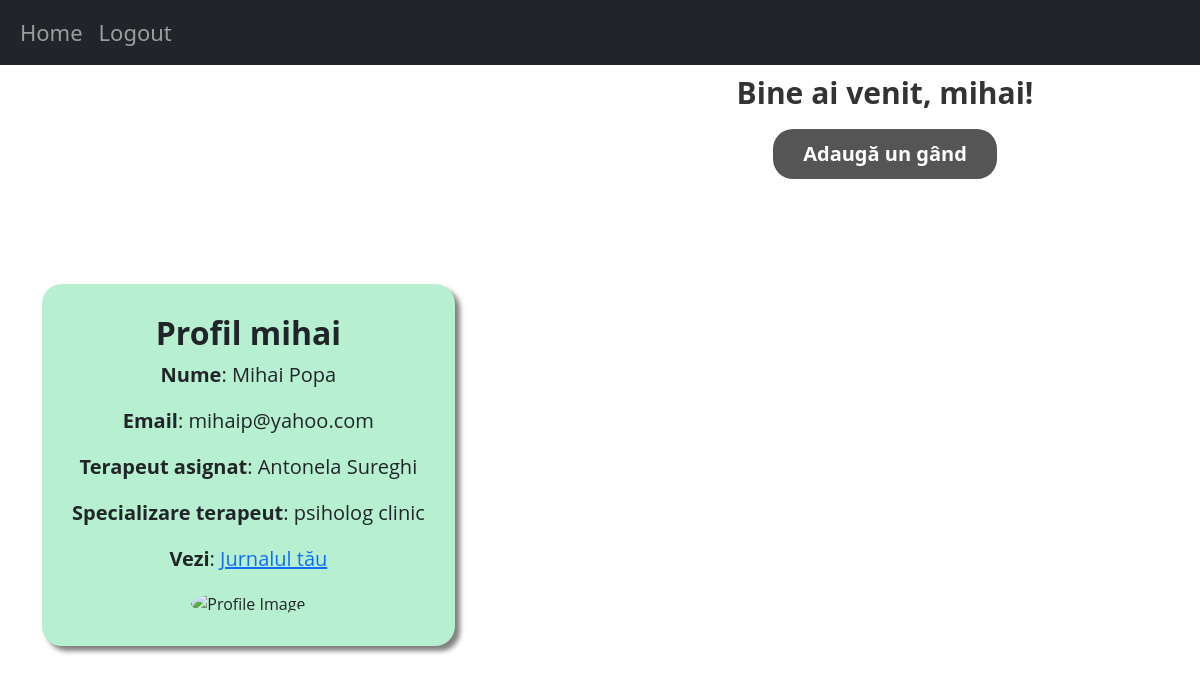
/home/pacient (signed in), run on the app's committed database.
### website/domain/models.py (models this page shows)
class User(db.Model, UserMixin):
    id = db.Column(db.Integer, primary_key=True)
    email = db.Column(db.String(150), unique=True)
    username = db.Column(db.String(150), unique=True)
    password = db.Column(db.String(150))
    email_confirmed_at = db.Column(db.DateTime(timezone=True), default=datetime.now())
    date_created = db.Column(db.DateTime(timezone=True), default=datetime.now())
    posts = db.relationship('Post', backref='user', passive_deletes=True)
    role = db.Column(db.String(100))

class Pacient(db.Model):
    __tablename__ = 'pacient'
    id = db.Column(db.Integer(), db.ForeignKey('user.id', ondelete='CASCADE'), primary_key=True)
    first_name = db.Column(db.String(50))
    last_name = db.Column(db.String(50))
    terapeut_asignat = db.Column(db.Integer, db.ForeignKey('terapeut.id', ondelete="CASCADE"), nullable=False)

class Terapeut(db.Model):
    __tablename__ = 'terapeut'
    id = db.Column(db.Integer(), db.ForeignKey('user.id', ondelete='CASCADE'), primary_key=True)
    first_name = db.Column(db.String(50))
    last_name = db.Column(db.String(50))
    function = db.Column(db.String(150))
    license = db.Column(db.String(150))
    activity_start_year = db.Column(db.Integer())

### website/controller/pacientView.py (the view)
    @staticmethod
    @views.route("/home/pacient")
    @login_required
    @__role_required('pacient')
    def home_Pacient():
        posts = Post.query.filter_by(author=current_user.id).all()
        pacienti = Pacient.query.filter_by(terapeut_asignat=current_user.id)
        lista_finala = []
        for post in posts:
            if post.date_created!= None and post.date_created.date() == date.today():
                lista_finala.append(post)
        if current_user.role == 'terapeut':
            return render_template("homeTerapeut.html", user=current_user, pacienti=pacienti)
        else:
            pacient = Pacient.query.filter_by(id=current_user.id).first()
            terap = Terapeut.query.filter_by(id=pacient.terapeut_asignat).first()
            return render_template("homePacient.html", user=current_user, posts=lista_finala,pacient=pacient,terapeut=terap)

### website/controller/pacientView.py (called while the page is built)
    @staticmethod
    def __role_required(role):
        def decorator(func):
            @wraps(func)
            def wrapper(*args, **kwargs):
                if not current_user.role == role:
                    return "Unauthorized access", 403
                return func(*args, **kwargs)
            return wrapper
        return decorator

### website/templates/homePacient.html
{% extends "jurnal.html" %} {% block title %}Home{% endblock %}

### website/templates/jurnal.html (shortened to what this page needs)
{% extends "base.html" %}
{% block content %}
<div class="row">
  <div class="col-md-6 mx-auto d-flex align-items-center vh-100">
    <div class="card border-dark text-center" style="background-color: #b6f0d0;
      box-shadow: 5px 5px 5px rgba(0, 0, 0, 0.5);
      margin-top: auto;
      margin-bottom: auto;
      padding: 30px;
      border-radius: 20px;
      border: none;
      font-family: 'Open Sans', sans-serif !important;">
      <h5 class="card-title" style="font-size: 32px; font-weight: bold;">Profil {{ user.username }}</h5>
      <p class="card-text" style="font-size: 20px;"><b>Nume</b>: {{ pacient.first_name }} {{ pacient.last_name }}</p>
      <p class="card-text" style="font-size: 20px;"><b>Email</b>: {{ user.email }}</p>
      <p class="card-text" style="font-size: 20px;"><b>Terapeut asignat</b>: {{ terapeut.first_name }} {{ terapeut.last_name }}</p>
      <p class="card-text" style="font-size: 20px;"><b>Specializare terapeut</b>: {{ terapeut.function }}</p>
      <p class="card-text" style="font-size: 20px;"><b>Vezi</b>: <a href="/jurnal" style="font-size: 20px;">Jurnalul tău</a></p>
      <div style="max-width: 430px; margin: 0 auto;">
        <img src="https://insidesmallbusiness.com.au/wp-content/uploads/2021/04/bigstock-Hands-Of-Diverse-Group-Of-Peop-343671511-e1625192493671.jpg" alt="Profile Image" style="width: 100%; height: 100%; border-radius: 50%;">
      </div>
    </div>
  </div>
  <div class="col-md-6">
    <h1 align="center" style="font-size: 30px;
      font-weight: bold;
      color: #333;
      padding: 10px;">
      {% block header %}Bine ai venit, {{ user.username }}!{% endblock %}
    </h1>
    {% block footer %}
    <div align="center">
      <a href="/create-post">
        <button type="button">Adaugă un gând</button>
      </a>
    </div>
    {% endblock %}
  </div>
</div>
{% endblock %}

### website/static/style.css (style rules this page uses)
body { font-family: 'Open Sans', sans-serif; background-color: #F5F5F5; color: #333; }
button { background-color: #555; border: none; color: #fff; padding: 10px 30px; text-align: center; font-size: 20px !important; font-weight: bold; margin: 20px auto; max-width: 600px; border-radius: 20px !important; cursor: pointer; }
a { color: #4CAF50; text-decoration: none; }

### data on the page
User: username "mihai", email "mihaip@yahoo.com"
Pacient: first_name "Mihai", last_name "Popa"
Terapeut: first_name "Antonela", last_name "Sureghi", function "psiholog clinic"
